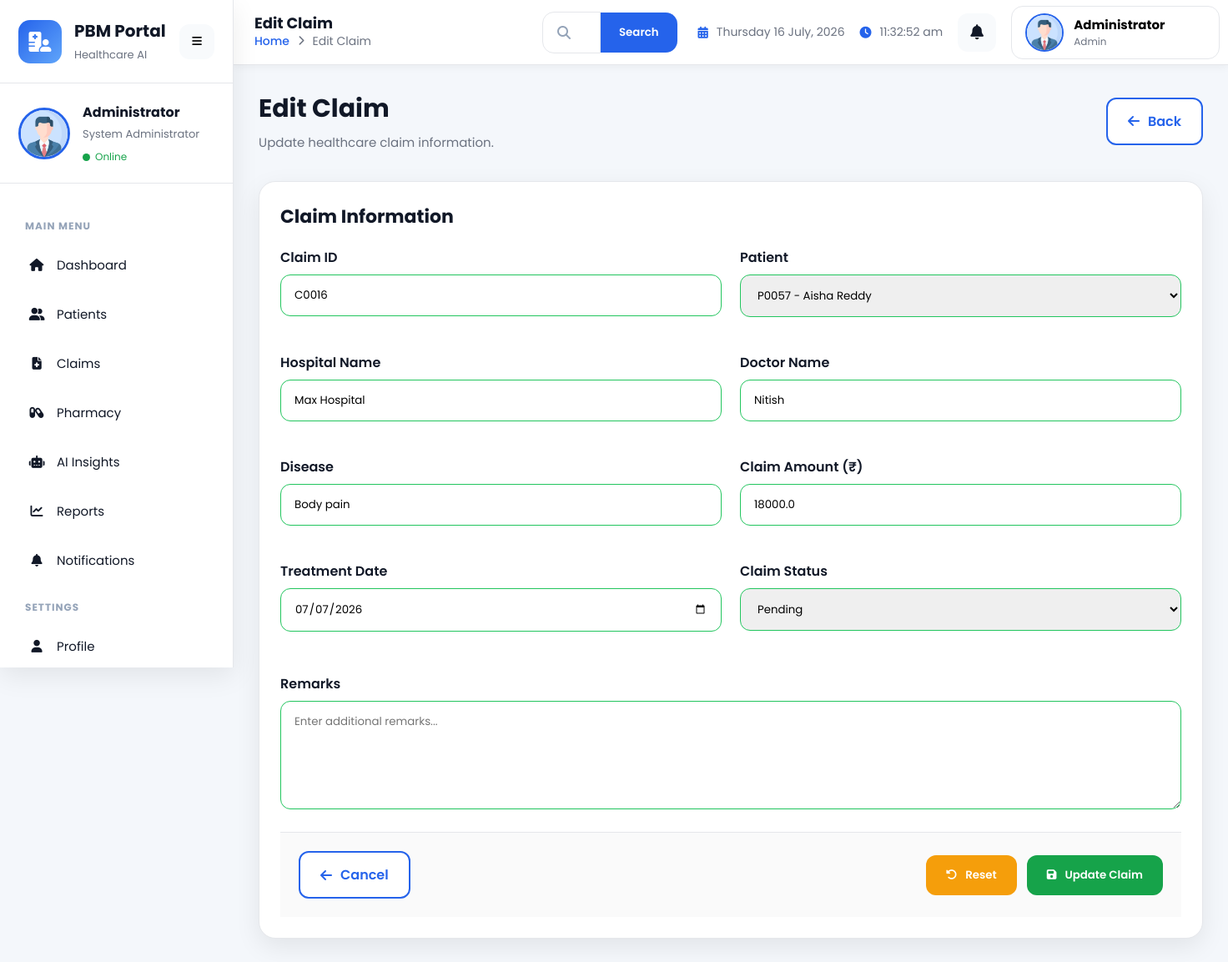
/claims/edit/7, run on the app's committed database.
### app/models/claim.py (models this page shows, shortened)
class Claim(db.Model):
    __tablename__ = "claims"
    id = db.Column(
        db.Integer,
        primary_key=True
    )
    claim_id = db.Column(
        db.String(20),
        unique=True,
        nullable=False,
        index=True
    )
    patient_id = db.Column(
        db.String(20),
        db.ForeignKey("patients.patient_id"),
        nullable=False,
        index=True
    )
    hospital_name = db.Column(
        db.String(150),
        nullable=False
    )
    doctor_name = db.Column(
        db.String(150),
        nullable=False
    )
    disease = db.Column(
        db.String(120),
        nullable=False
    )
    claim_amount = db.Column(
        db.Float,
        nullable=False
    )
    treatment_date = db.Column(
        db.Date,
        nullable=False
    )
    submission_date = db.Column(
        db.DateTime,
        default=datetime.utcnow,
        nullable=False
    )
    status = db.Column(
        db.String(20),
        default="Pending",
        nullable=False
    )
    predicted_risk = db.Column(
    db.Float,
    default=0.0
    )
    risk_level = db.Column(
        db.String(20),
        default="Not Predicted"
    )
    duplicate_claim = db.Column(
        db.Boolean,
        default=False
    )
    ai_remark = db.Column(
        db.Text
    )
    prediction_date = db.Column(
        db.DateTime
    )
    remarks = db.Column(
        db.Text
    )
    created_at = db.Column(
        db.DateTime,
        default=datetime.utcnow
    )
    updated_at = db.Column(
        db.DateTime,
        default=datetime.utcnow,
        onupdate=datetime.utcnow
    )
    patient = db.relationship(
        "Patient",
        backref=db.backref(
            "claims",
            lazy=True
        )
    )

### app/models/patient.py (models this page shows, shortened)
class Patient(db.Model):
    __tablename__ = "patients"
    id = db.Column(
        db.Integer,
        primary_key=True
    )
    patient_id = db.Column(
        db.String(20),
        unique=True,
        nullable=False,
        index=True
    )
    first_name = db.Column(
        db.String(100),
        nullable=False
    )
    last_name = db.Column(
        db.String(100),
        nullable=False
    )
    gender = db.Column(
        db.String(20),
        nullable=False
    )
    age = db.Column(
        db.Integer,
        nullable=False
    )
    date_of_birth = db.Column(
        db.Date,
        nullable=True
    )
    blood_group = db.Column(
        db.String(5),
        nullable=True
    )
    phone = db.Column(
        db.String(20),
        nullable=False
    )
    email = db.Column(
        db.String(120),
        unique=True,
        nullable=True
    )
    address = db.Column(
        db.Text,
        nullable=True
    )
    city = db.Column(
        db.String(100),
        nullable=True
    )
    state = db.Column(
        db.String(100),
        nullable=True
    )
    pincode = db.Column(
        db.String(10),
        nullable=True
    )
    disease = db.Column(
        db.String(150),
        nullable=True
    )
    insurance_provider = db.Column(
        db.String(150),
        nullable=True
    )
    insurance_number = db.Column(
        db.String(100),
        nullable=True
    )
    emergency_contact = db.Column(
        db.String(20),
        nullable=True
    )
    emergency_contact_name = db.Column(
        db.String(100),
        nullable=True
    )
    status = db.Column(
        db.String(20),
        default="Active",
        nullable=False
    )
    created_at = db.Column(
        db.DateTime,
        default=datetime.utcnow,
        nullable=False
    )
    updated_at = db.Column(
        db.DateTime,
        default=datetime.utcnow,
        onupdate=datetime.utcnow,
        nullable=False
    )

### app/routes/claim.py (the view, shortened to what this page needs)
@claim_bp.route("/edit/<int:id>", methods=["GET", "POST"])
def edit(id):
    claim = Claim.query.get_or_404(id)
    patients = (
        Patient.query
        .order_by(Patient.first_name.asc())
        .all()
    )
    return render_template(
        "claim/edit.html",
        page_title="Edit Claim",
        claim=claim,
        patients=patients
    )

### app/templates/claim/edit.html (shortened to what this page needs)
{% extends "dashboard_layout.html" %}
{% set page_title = "Edit Claim" %}
{% block extra_css %}
<link
rel="stylesheet"
href="{{ url_for('static', filename='css/claim.css') }}">
{% endblock %}
{% block content %}
<div class="claim-form-page fade-in">
    <div class="page-header">
        <div>
            <h2>
                Edit Claim
            </h2>
            <p>
                Update healthcare claim information.
            </p>
        </div>
        <a
            href="{{ url_for('claim.index') }}"
            class="btn btn-outline">
            <i class="fa-solid fa-arrow-left"></i>
            Back
        </a>
    </div>
    <form
        method="POST"
        action="{{ url_for('claim.edit', id=claim.id) }}"
        class="card claim-form">
        <div class="card-header">
            <h3 class="card-title">
                Claim Information
            </h3>
        </div>
        <div class="card-body">
            <div class="form-grid">
                <div class="form-group">
                    <label class="form-label">
                        Claim ID
                    </label>
                    <input
                        type="text"
                        name="claim_id"
                        class="form-control"
                        value="{{ claim.claim_id }}"
                        required>
                </div>
                <div class="form-group">
                    <label class="form-label">
                        Patient
                    </label>
                    <select
                        name="patient_id"
                        class="form-control"
                        required>
                        {% for patient in patients %}
                        <option
                            value="{{ patient.patient_id }}"
                            {% if patient.patient_id == claim.patient_id %}
                                selected
                            {% endif %}>
                            {{ patient.patient_id }}
                            -
                        </option>
                        {% endfor %}
                    </select>
                </div>
                <div class="form-group">
                    <label class="form-label">
                        Hospital Name
                    </label>
                    <input
                        type="text"
                        name="hospital_name"
                        class="form-control"
                        value="{{ claim.hospital_name }}"
                        required>
                </div>
                <div class="form-group">
                    <label class="form-label">
                        Doctor Name
                    </label>
                    <input
                        type="text"
                        name="doctor_name"
                        class="form-control"
                        value="{{ claim.doctor_name }}"
                        required>
                </div>
                <div class="form-group">
                    <label class="form-label">
                        Disease
                    </label>
                    <input
                        type="text"
                        name="disease"
                        class="form-control"
                        value="{{ claim.disease }}"
                        required>
                </div>
                <div class="form-group">
                    <label class="form-label">
                        Claim Amount (₹)
                    </label>
                    <input
                        type="number"
                        name="claim_amount"
                        class="form-control"
                        value="{{ claim.claim_amount }}"
                        min="0"
                        step="0.01"
                        required>
                </div>
                <div class="form-group">
                    <label class="form-label">
                        Treatment Date
                    </label>
                    <input
                        type="date"
                        name="treatment_date"
                        class="form-control"
                        value="{{ claim.treatment_date.strftime('%Y-%m-%d') }}"
                        required>
                </div>
                <div class="form-group">
                    <label class="form-label">
                        Claim Status
                    </label>
                    <select
                        name="status"
                        class="form-control"
                        required>
                        <option
                            value="Pending"
                            {% if claim.status == "Pending" %}
                                selected
                            {% endif %}>
                            Pending
                        </option>
                    </select>
                </div>
            </div>
            <div class="form-group mt-3">
                <label class="form-label">
                    Remarks
                </label>
                <textarea
                    name="remarks"
                    class="form-control"
                    rows="5"
                    placeholder="Enter additional remarks...">{{ claim.remarks }}</textarea>
            </div>
                    </div>
        <div class="card-footer">
            <div class="d-flex justify-between align-center w-100">
                <a
                    href="{{ url_for('claim.index') }}"
                    class="btn btn-outline">
                    <i class="fa-solid fa-arrow-left"></i>
                    Cancel
                </a>
                <div class="d-flex gap-2">
                    <button
                        type="reset"
                        class="btn btn-warning">
                        <i class="fa-solid fa-rotate-left"></i>
                        Reset
                    </button>
                    <button
                        type="submit"
                        class="btn btn-success">
                        <i class="fa-solid fa-floppy-disk"></i>
                        Update Claim
                    </button>
                </div>
            </div>
        </div>
    </form>
</div>
{% endblock %}

### app/static/css/components.css (style rules this page uses)
:root { --primary:#2563eb; --primary-dark:#1d4ed8; --secondary:#64748b; --success:#16a34a; --warning:#f59e0b; --danger:#dc2626; --info:#0ea5e9; --background:#f4f7fb; --surface:#ffffff; --text:#111827; --text-light:#6b7280; --border:#e5e7eb; --shadow: 0 10px 30px rgba(0,0,0,.08); --transition:.30s ease; --radius:18px; --sidebar-width:280px; --header-height:78px; }
* { margin:0; padding:0; box-sizing:border-box; }
html { scroll-behavior:smooth; }
body { font-family:"Poppins",sans-serif; background:var(--background); color:var(--text); overflow-x:hidden; }
button { border:none; background:none; cursor:pointer; font-family:inherit; }
a { color:inherit; text-decoration:none; }
input, select, textarea { font-family:inherit; }
.btn { display:inline-flex; align-items:center; justify-content:center; gap:10px; padding:14px 24px; border-radius:12px; font-weight:600; transition:.3s; }
.btn-success { background:var(--success); color:#ffffff; }
.btn-warning { background:var(--warning); color:#ffffff; }
.btn-outline { border:2px solid var(--primary); color:var(--primary); background:#ffffff; }
.card { background:#ffffff; border-radius:20px; padding:25px; border:1px solid var(--border); box-shadow:var(--shadow); transition:.3s; }
.card-header { display:flex; justify-content:space-between; align-items:center; margin-bottom:20px; }
.card-title { font-size:22px; font-weight:700; }
.card-body { width:100%; }
.card-footer { margin-top:20px; }
.form-group { margin-bottom:20px; }
.form-label { display:block; margin-bottom:8px; font-weight:600; }
.form-control { width:100%; padding:14px 16px; border:1px solid var(--border); border-radius:12px; outline:none; transition:.3s; }
.mt-3 { margin-top:30px; }
.w-100 { width:100%; }
.d-flex { display:flex; }
.align-center { align-items:center; }
.justify-between { justify-content:space-between; }
.gap-2 { gap:20px; }
.fade-in { animation:fadeIn .5s ease; }

### app/static/css/animations.css (style rules this page uses)
.fade-in { animation: fadeIn .5s ease-in-out; }

### app/static/css/dashboard.css (style rules this page uses)
.card { transition:.35s; }
.btn { transition:.30s; }
.mt-3 { margin-top:30px; }

### app/static/css/claim.css (style rules this page uses)
.claim-page, .claim-form-page, .claim-details-page, .claim-delete-page { display:flex; flex-direction:column; gap:25px; }
.page-header { display:flex; justify-content:space-between; align-items:center; gap:20px; margin-bottom:10px; }
.page-header h2 { font-size:30px; font-weight:700; color:#111827; margin-bottom:6px; }
.page-header p { color:#6b7280; font-size:15px; }
.claim-form { width:100%; }
.form-grid { display:grid; grid-template-columns:repeat(2,1fr); gap:22px; }
.form-group textarea { resize:vertical; min-height:120px; }
.card-footer { border-top:1px solid #e5e7eb; padding:22px; background:#fafafa; }
.form-control:valid { border-color:#22c55e; }
.claim-form, .delete-card, .details-grid, .stat-card { animation:fadeUp .45s ease; }
.btn { transition:.30s; }
.mt-3 { margin-top:30px; }
.w-100 { width:100%; }
.gap-2 { gap:12px; }

### data on the page
Claim: claim_id "C0016", patient_id "P0057 - Aisha Reddy", hospital_name "Max Hospital", doctor_name "Nitish", disease "Body pain", claim_amount "18000.0", treatment_date "07/07/2026", status "Pending"

### other printed values
{{ page_title|default("Dashboard") }} "Edit Claim"
